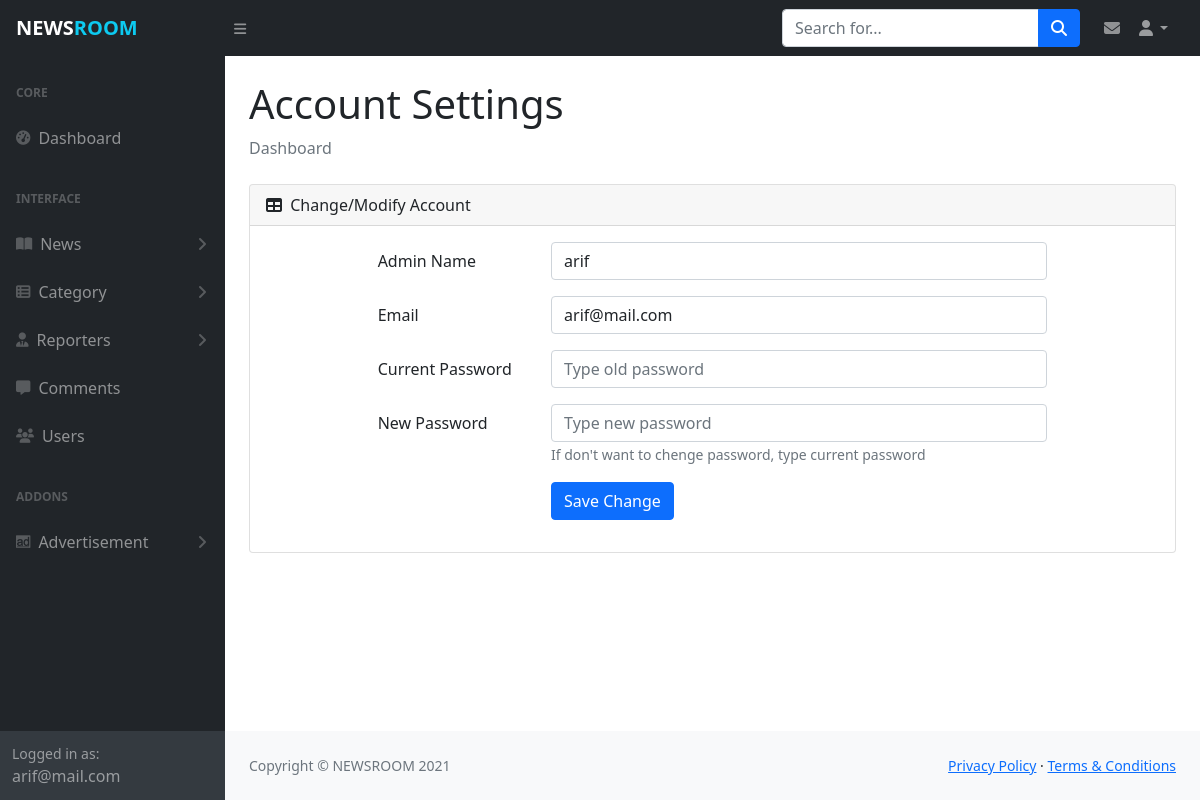
The page /admin/account_setting.php (signed in) on the database as committed earlier.
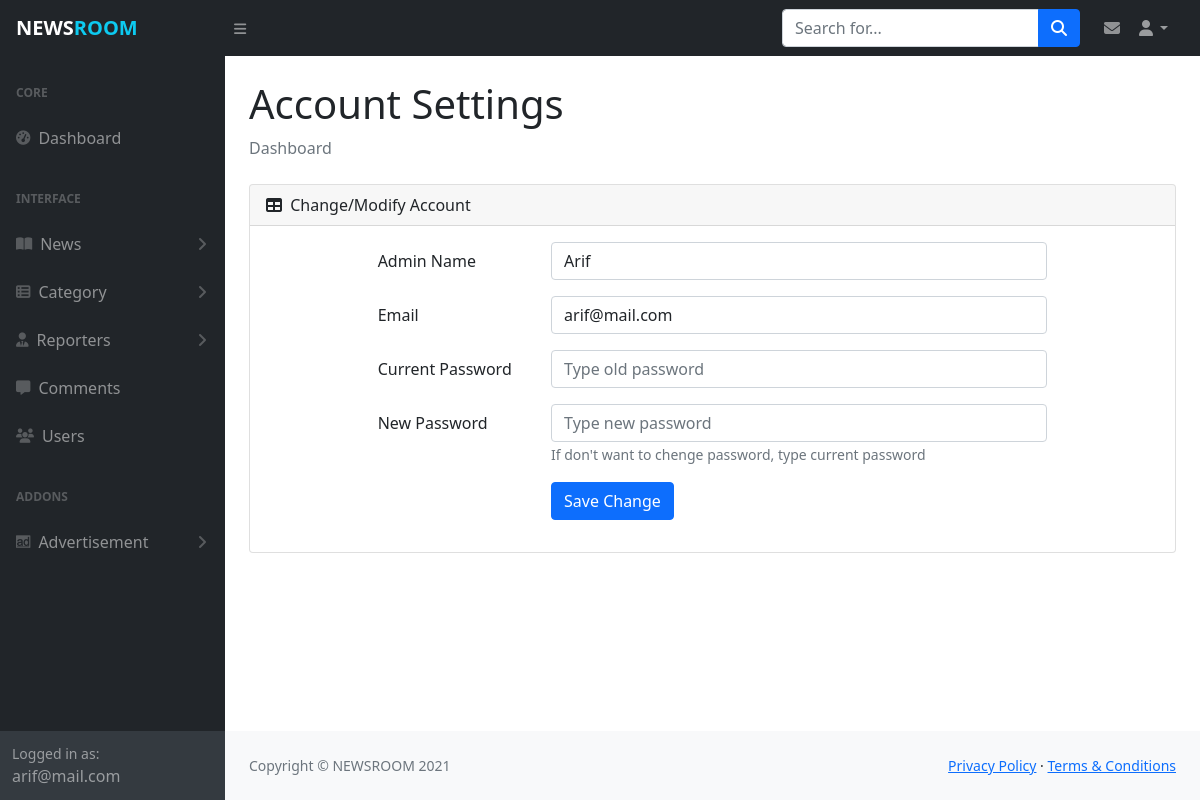
The same page on the database as committed later.
### tables this page shows
CREATE TABLE `myadmin` (
  `id` int(11) NOT NULL,
  `admin_name` varchar(30) DEFAULT NULL,
  `admin_mail` varchar(30) NOT NULL,
  `admin_pass` varchar(80) NOT NULL,
  `created_date` timestamp NOT NULL DEFAULT current_timestamp(),
  `updated_date` timestamp NULL DEFAULT NULL ON UPDATE current_timestamp()
);

### admin/account_setting.php (the view, shortened to what the changed rows need)
<?php include_once('includes/header.php');?>
<?php
  $sql="SELECT admin_name, admin_mail FROM myadmin";
  $result=$db_config->query($sql);
  $data=$result->fetch_object();
?>
  <main>
    <div class="container-fluid px-4">
        <h1 class="mt-4">Account Settings</h1>
        <div class="card mb-4">
            <div class="card-body table-responsive">
              <form class="w-75 m-auto" action="includes/process.php" method="post">
                  <div class="row mb-3">
                    <div class="col-md-9">
                      <input type="text" name="admin_name" value="<?php if(!empty($data->admin_name)) echo $data->admin_name ?>" class="form-control" id="inputName">
                    </div>
                  </div>
                  <div class="row mb-3">
                    <div class="col-md-9">
                      <input type="email" name="admin_mail" value="<?php if(!empty($data->admin_mail)) echo $data->admin_mail ?>" class="form-control" id="inputEmail3">
                    </div>
                  </div>
              </form>
            </div>
        </div>
    </div>
  </main>
<?php include_once('includes/footer.php');?>

### admin/includes/header.php (shortened to what the changed rows need)
<?php
    include_once('config.php');
    $sql= "SELECT admin_name, admin_mail FROM myadmin";
    $result= $db_config->query($sql);
    $data= $result->fetch_object();
?>
<!DOCTYPE html>
<html lang="en">
    <head>
        <link href="https://cdn.jsdelivr.net/npm/simple-datatables@latest/dist/style.css" rel="stylesheet" />
        <link href="https://cdn.jsdelivr.net/npm/bootstrap@5.1.0/dist/css/bootstrap.min.css" rel="stylesheet">
        <link href="https://cdn.jsdelivr.net/npm/summernote@0.8.18/dist/summernote-lite.min.css" rel="stylesheet">
        <link rel="stylesheet" href="js/styles.css?v=<?php echo time();?>">
    </head>
    <body class="sb-nav-fixed">
        <div id="layoutSidenav">
            <div id="layoutSidenav_nav">
                <nav class="sb-sidenav accordion sb-sidenav-dark" id="sidenavAccordion">
                    <div class="sb-sidenav-menu">
                        <div class="nav">
                        </div>
                    </div>
                    <div class="sb-sidenav-footer">
                        <div class="small">Logged in as:</div>
                        <?php echo $data->admin_mail ?>
                    </div>
                </nav>
            </div>
            <div id="layoutSidenav_content">

Rows that differ between the two databases and show on the page:
changed myadmin "arif@mail.com": admin_name "arif" → "Arif"
